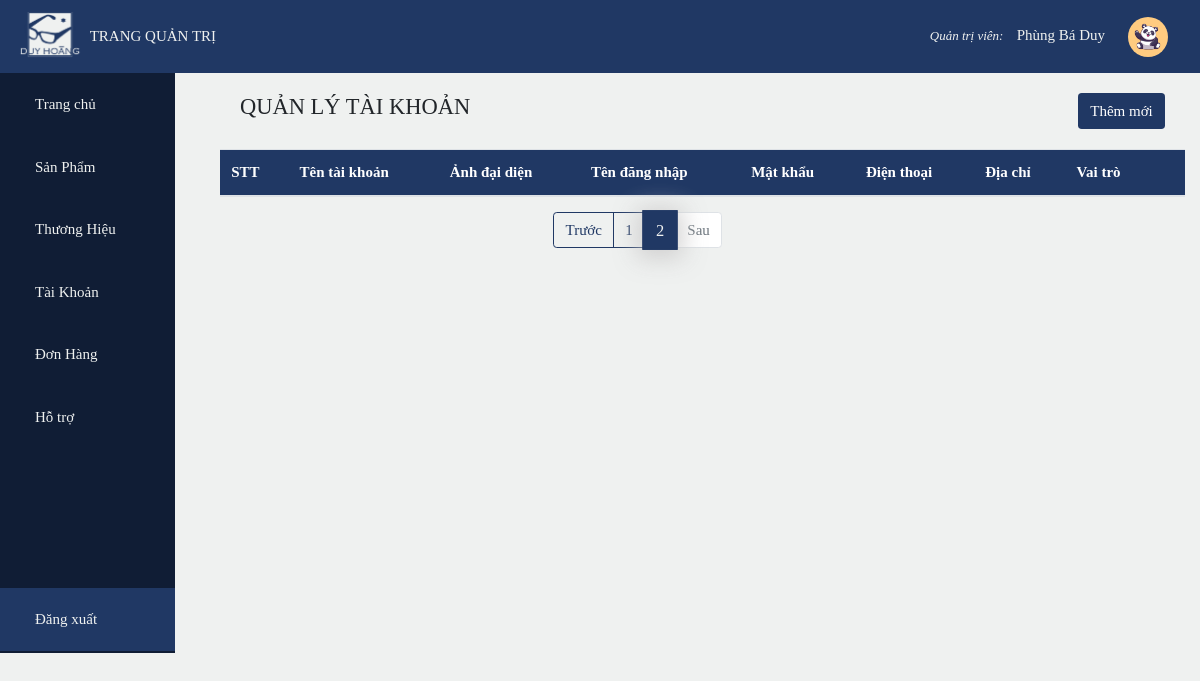
The app's page /admin/index.php?page=a&pg=2 (signed in), older data.
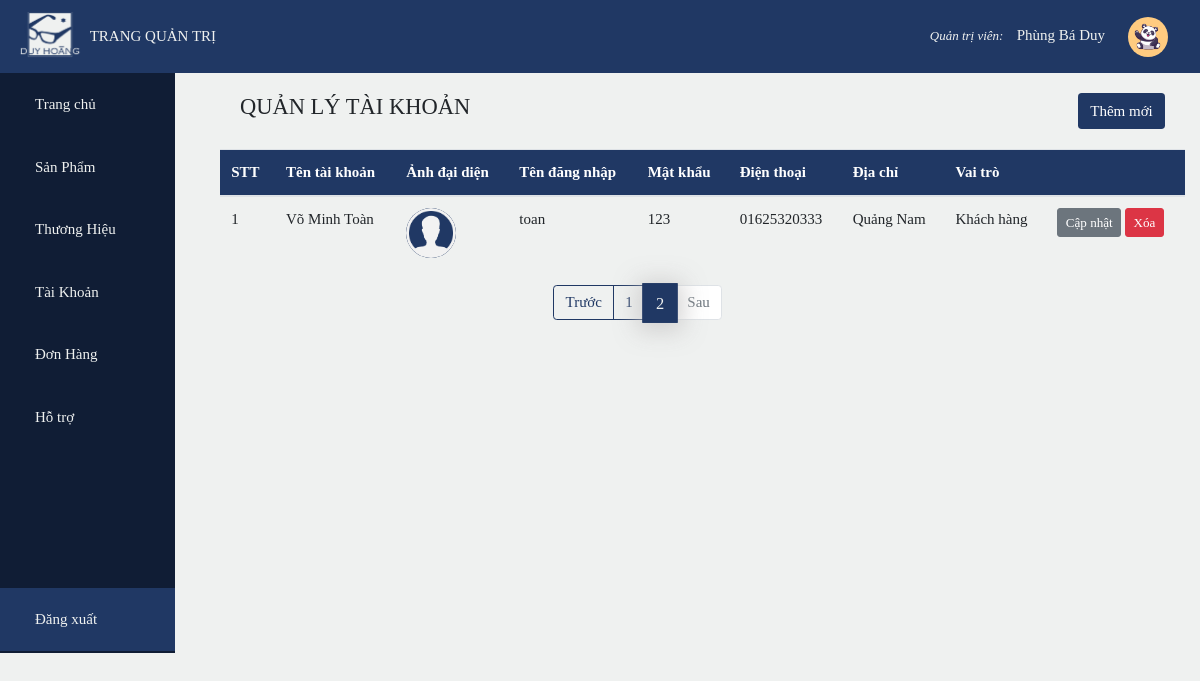
The same page, newer data.
### tables this page shows
CREATE TABLE `account` (
  `id` int(11) NOT NULL,
  `name` varchar(50) DEFAULT NULL,
  `username` varchar(50) DEFAULT NULL,
  `password` varchar(50) DEFAULT NULL,
  `admin` bit(1) DEFAULT NULL,
  `phone` varchar(20) DEFAULT NULL,
  `address` varchar(255) DEFAULT NULL,
  `image` varchar(50) DEFAULT 'avatar.png',
  `email` varchar(50) DEFAULT NULL
);

### admin/account/account.php (the view, shortened to what this page needs)
<?php
    require_once('../db_config/db_connect.php');
    $sql_qty = 'select count(id) as qty from brand';
    $result_qty = mysqli_query($conn,$sql_qty);
    $row = mysqli_fetch_array($result_qty);
    $total_Product = $row['qty'];
    $product_perPage = 5;
    $total_Page = ceil($total_Product / $product_perPage);
    if(isset($_GET['pg']))
        $current_Page = $_GET['pg'];
    $index = ($current_Page - 1)*$product_perPage;
    $sql = 'Select * from account limit '.$index.', '.$product_perPage.'';
    $result = mysqli_query($conn,$sql);
?>
<div class="container detail">
    <div class="top">
        <h4 class="text-color">QUẢN LÝ TÀI KHOẢN</h4>
        <a class="btn btn-color" href="#">Thêm mới</a>
    </div>
    <table class="table">
        <thead class="bg-color text-white">
            <tr>
                <th>STT</th>
                <th>Tên tài khoản</th>
                <th>Ảnh đại diện</th>
                <th>Tên đăng nhập</th>
                <th>Mật khẩu</th>
                <th>Điện thoại</th>
                <th>Địa chỉ</th>
                <th>Vai trò</th>
                <th colspan="2"></th>
            </tr>
        </thead>
        <tbody>
            <?php
                $i = 1;
                while($row = mysqli_fetch_array($result))
                {
                    echo '
                    <tr>
                        <td>'.$i++.'</td>
                        <td>'.$row['name'].'</td>
                        <td><img class="avt_user" src="../img/'.$row['image'].'"/></td>
                        <td>'.$row['username'].'</td>
                        <td>'.$row['password'].'</td>
                        <td>'.$row['phone'].'</td>
                        <td>'.$row['address'].'</td>';
                        if($row['admin']==1)
                            echo'<td>Quản trị</td>';
                        else echo '<td>Khách hàng</td>';
                        echo '
                        <td>
                            <a class="btn btn-sm btn-secondary" href="#">Cập nhật</a>
                            <a class="btn btn-sm btn-danger" href="#">Xóa</a>
                        </td>
                    </tr>';
                }
            ?>
        </tbody>
    </table>
</div>
<ul class="pagination mx-auto" style="width: 30%">
        <?php
            if($_GET['pg']>1)
                echo '
                <li class="page-item">
                    <a class="page-link" href="?page=a&pg='.($_GET['pg']-1).'">Trước</a>
                </li>';
            else echo '
                <li class="page-item disabled">
                    <a class="page-link" href="#">Trước</a>
                </li>';
            for($i=1;$i<=$total_Page;$i++)
            {
                if($i==$_GET['pg'])
                echo '
                <li class="page-item active">
                    <a class="page-link" href="?page=a&pg='.$i.'">'.$i.'<span class="sr-only">(current)</span></a>
                </li>';
                else echo '<li class="page-item"><a class="page-link" href="?page=a&pg='.$i.'">'.$i.'</a></li>';
            }
            if($_GET['pg']<$total_Page)
                echo '
                <li class="page-item">
                    <a class="page-link" href="?page=a&pg='.($_GET['pg']+1).'">Sau</a>
                </li>';
            else echo '
                <li class="page-item disabled">
                    <a class="page-link" href="#">Sau</a>
                </li>';
        ?>
</ul>

Row changes from the older to the newer data that the page shows:
added account: name "Võ Minh Toàn", image (placeholder picture), username "toan", password "123", phone "01625320333", address "Quảng Nam", shows "Khách hàng"
